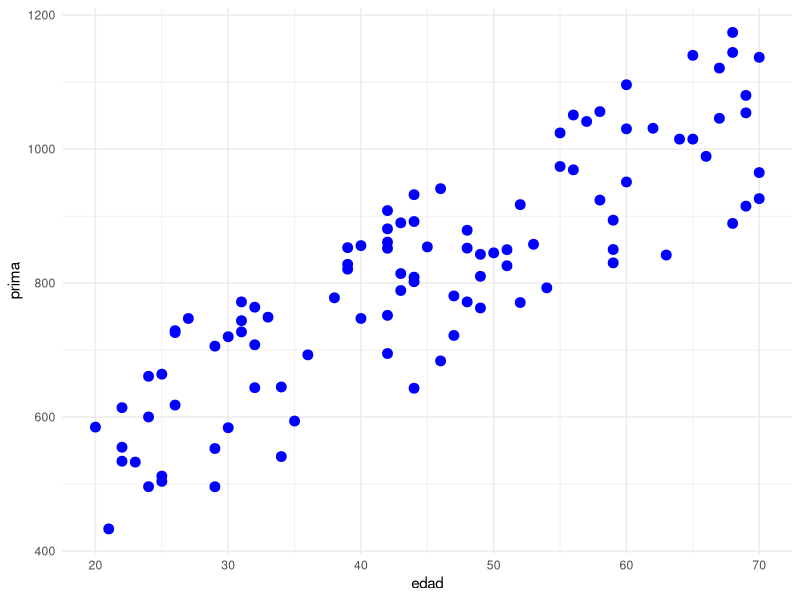
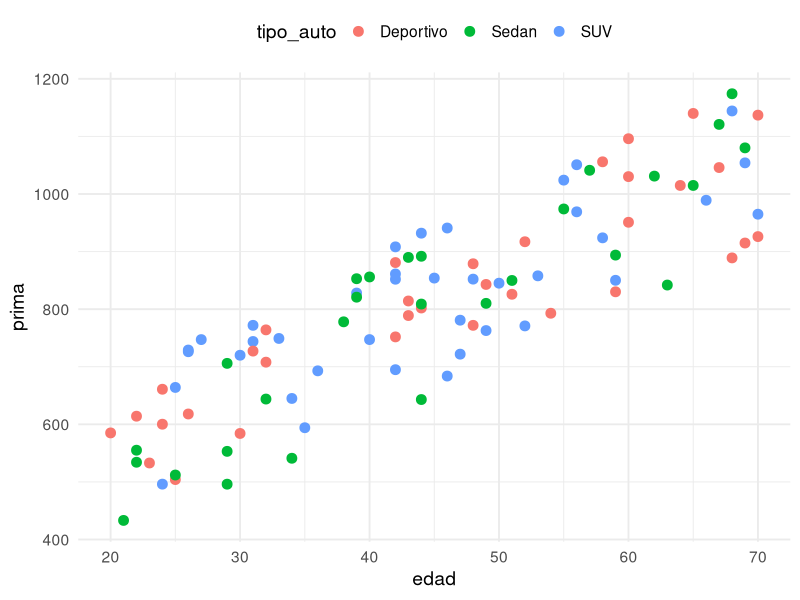
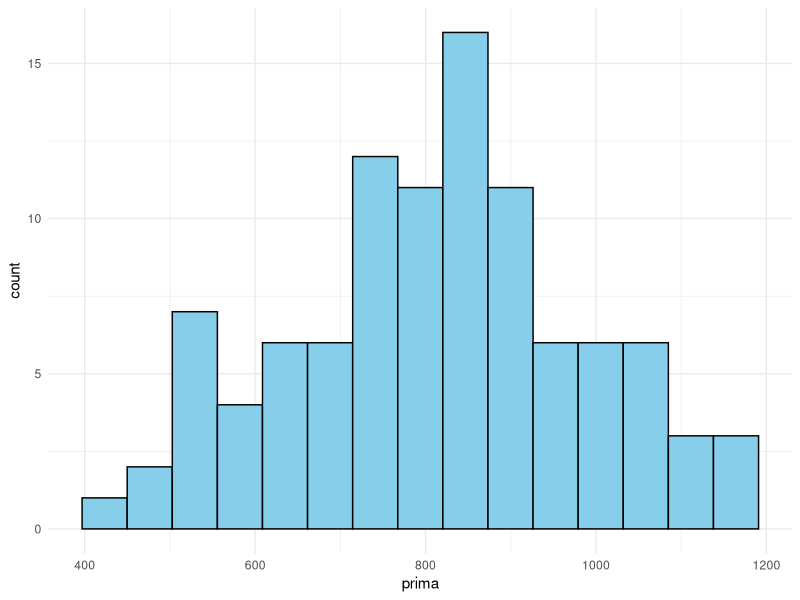

The R script that drew these images, in order:
## ---- chunk 1
#| message: false
library(tidyverse)

# Semilla para reproducibilidad
set.seed(123)

cartera <- tibble(
  edad = sample(18:70, 100, replace = TRUE),
  tipo_auto = sample(c("Sedan", "SUV", "Deportivo"), 100, replace = T),
  prima = jitter(edad * 10 + sample(200:500, 100)),
  siniestro = sample(c(0, 1), 100, replace = TRUE, prob = c(0.8, 0.2))
) %>% 
  mutate(siniestro = as.factor(siniestro))
## ---- chunk 2
#| label: scatter-out
#| echo: false
ggplot(data = cartera, aes(x = edad, y = prima)) +
  geom_point(color = "blue", size = 3) + theme_minimal()
## ---- chunk 3
#| label: aes-color-out
#| echo: false
ggplot(cartera, aes(x = edad, y = prima, color = tipo_auto)) +
  geom_point(size = 3) + theme_minimal(base_size = 14) + theme(legend.position="top")
## ---- chunk 4
#| label: hist-out
#| echo: false
ggplot(cartera, aes(x = prima)) +
  geom_histogram(bins = 15, fill = "skyblue", color = "black") + theme_minimal()
